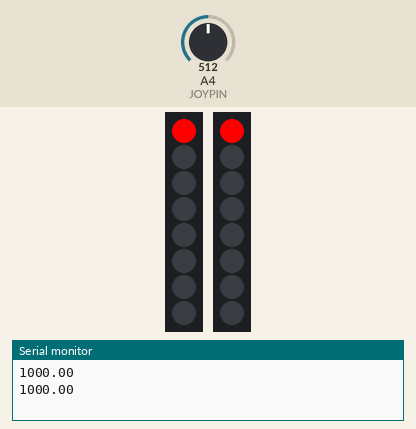
This sketch was run on a simulated Arduino Uno, built with avr-gcc and run on an emulated ATmega328P. Shown: 2 × 1×8 RGB LED matrix (first LED top left, wired row by row), the last lines printed to the serial monitor. Inputs (shaded band) come from the test bench; at power-on: A4 (JOYPIN) = 512. Random numbers use the default seed unless the sketch sets one.

Above: at 1.8 s.
1.9 s: A4 (JOYPIN) set to 134
6.0 s: A4 (JOYPIN) set to 118
At 6.9 s:
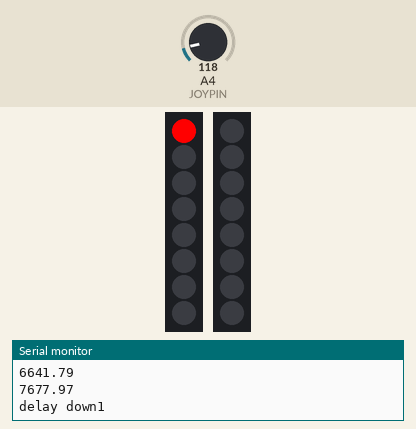
8.6 s: A4 (JOYPIN) set to 0
At 10.03 s:
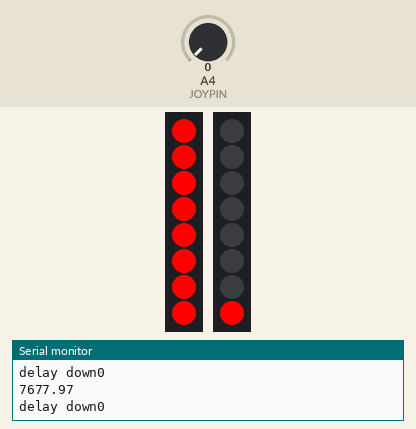
12.2 s: A4 (JOYPIN) set to 306
At 15.0 s:
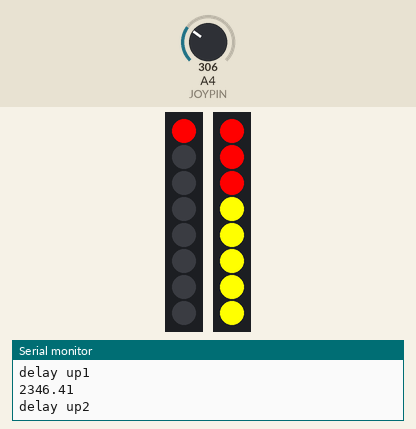
16.3 s: A4 (JOYPIN) set to 0
At 17.97 s:
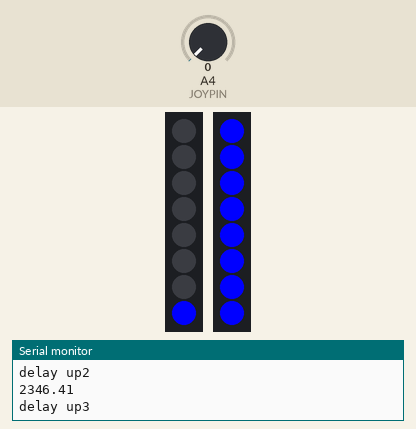
18.5 s: A4 (JOYPIN) set to 716
At 19.3 s:
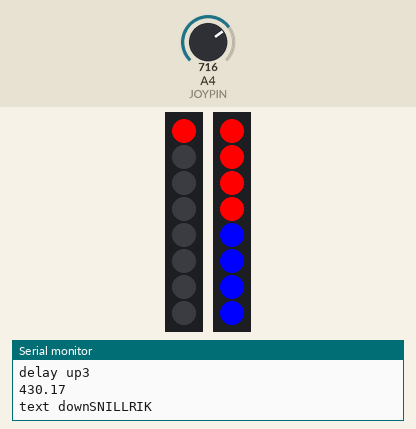
Timing chart, 0 to 37.4 s (numbered marks = the images above; inputs shaded):
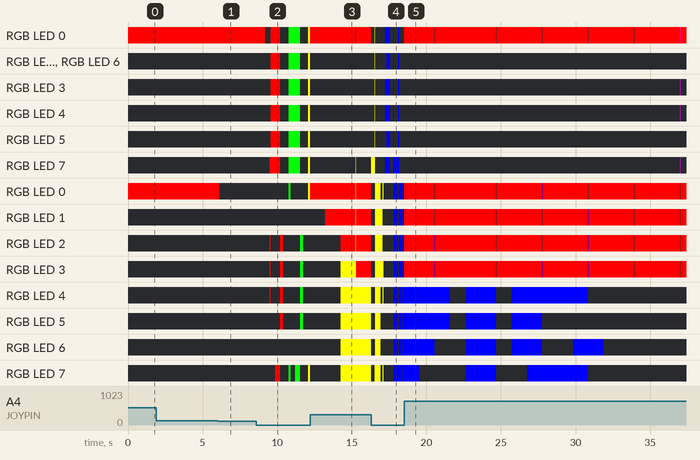

Measured:
- the behaviour switches between 128 and 127 on A4 (JOYPIN) (found by bisection; images 0 and 1)
- what the display in image 1 shows lasts 1.1 s, from 6.1 s to 7.2 s

The sketch:

LED_Wand_joystick2.ino
```cpp
#include <Adafruit_GFX.h>
#include <Adafruit_NeoMatrix.h>
#include <Adafruit_NeoPixel.h>
#include "FreeMono9pt7b.h"

#define PIN 4
#define PIN2 5
#define JOYPIN 4

//Making matrixes, 8 high and 1 wide.
Adafruit_NeoMatrix matrix = Adafruit_NeoMatrix(1, 8, PIN,
  NEO_MATRIX_BOTTOM    + NEO_MATRIX_RIGHT +
  NEO_MATRIX_ROWS + NEO_MATRIX_ZIGZAG,
  NEO_GRB            + NEO_KHZ800);
Adafruit_NeoMatrix matrix2 = Adafruit_NeoMatrix(1, 8, PIN2,
  NEO_MATRIX_BOTTOM    + NEO_MATRIX_RIGHT +
  NEO_MATRIX_ROWS + NEO_MATRIX_ZIGZAG,
  NEO_GRB            + NEO_KHZ800);

//adding some colors.
const uint16_t colors[] = {
  matrix.Color(255, 0, 0), //red
  matrix.Color(0, 255, 0), //green
  matrix.Color(255, 255, 0), //yellow
  matrix.Color(0, 0, 255), //blue
  matrix.Color(255, 0, 255), //purple
  matrix.Color(0, 255, 255), //cyan
  matrix.Color(255, 255, 255) //white
};

const int textslength = 8;

int textNumber = 0;
int pixelPerChar = 7;
int scrollspeed = 1;
int total_len;
int x = matrix.width();
int pass = 0;
boolean first = true;
int maxDisplacement = 21;

//joystick stuff
int val = 0;
int Vin= 5;
float Vout= 0;
float R1= 1000; //the resistors value
float R2= 0;
float buffer= 0;

//texts
char outputtexter[textslength][64] = {"",
  "SNILLRIK ",
  "HAPPY NEW YEAR ",
  "DRONESPORTZ ",
  "JOHN SWE FPV ",
  "RSFPV",
  "KLUDDE FPV ",
  "RSKR_FPV "
};

void setup() {
  matrix.begin();
  matrix.setTextWrap(false);
  matrix.setFont(&FreeMono9pt7b);
  matrix.setBrightness(255);
  matrix.setTextColor(colors[0]);

  matrix2.begin();
  matrix2.setTextWrap(false);
  matrix2.setFont(&FreeMono9pt7b);
  matrix2.setBrightness(255);
  matrix2.setTextColor(colors[0]);

  //matrix2.setRemapFunction(reverseFlow);
  Serial.begin(9600);
  randomSeed(analogRead(0));
  textNumber = random(1,textslength); //if you have no joystick it pics random text, with many texts you might have to restart many times to get the one you want.

}

void loop() {
  total_len = strlen(outputtexter[textNumber]) * (pixelPerChar + matrix.width()) ;

  val = analogRead(JOYPIN);
  if(val){
    joysticking(val);
  }

  //To show text number with LED:s
  if(first){
    //sets the number of the text showing ie 1 is "MY QUAD ROCKS!"
    matrix.fillRect(0,   0, 1, textNumber, colors[0]);
    matrix.show();
    //sets the main delay for haft fast the text scrolls.
    matrix2.fillRect(0, 0, 1, scrollspeed, colors[0]);
    matrix2.show();
    delay(1000);
    first = false;
  }

  matrix.fillScreen(0);
  matrix2.fillScreen(0);
  matrix.setCursor(x, 0);
  matrix2.setCursor(-1*(total_len+x), 0);

  matrix.print(outputtexter[textNumber]);
  matrix2.print(outputtexter[textNumber]);
  maxDisplacement = strlen(outputtexter[textNumber]) * (pixelPerChar + matrix.width());

  if(--x < -maxDisplacement)
  {
    x = matrix.width();

    if(++pass >= 7)
      pass = 0;

    matrix.setTextColor(colors[pass]);
    matrix2.setTextColor(colors[pass]);

  }

  matrix.show();
  matrix2.show();
  delay(scrollspeed);
}

//Not used, but might come in handy to manipulate text, ie upside down.
uint16_t reverseFlow(uint16_t x, uint16_t y) {
  return y * (matrix.width()-x);
}

void joysticking(int val){
    buffer= val * Vin;
    Vout= (buffer)/1024.0;
    buffer= (Vin/Vout) -1;
    R2= R1 * buffer;
    int numberoflights_display = 0;
    Serial.println(R2);
    if(R2<100000){
        matrix.fillScreen(0);

      if(R2>7000 && R2<10000){
        Serial.print("delay down");
        Serial.println(scrollspeed);
        if(scrollspeed > 0)
          scrollspeed--;

        numberoflights_display = scrollspeed;
      }
      else if(R2>2000 && R2<3000){
         Serial.print("delay up");
        Serial.println(scrollspeed);

        if(scrollspeed < 8)
          scrollspeed++;

        numberoflights_display = scrollspeed;
      }
      else if(R2>4000 && R2<6000){
        if(textNumber < textslength-1)
          textNumber++;

        numberoflights_display = textNumber;
        Serial.print("Text up");
        Serial.println(outputtexter[textNumber]);
      }
      else if(R2>200 && R2<500){

        if(textNumber >1)
          textNumber--;

        numberoflights_display = textNumber;
        Serial.print("text down");
        Serial.println(outputtexter[textNumber]);
      }
      else if(R2>13000 && R2<16000){
        Serial.println("Middle");
        matrix.fillScreen(0);
        matrix2.fillScreen(0);
      }
      first = true;
    }

}
```

FreeMono9pt7b.h
```cpp
const uint8_t FreeMono9pt7bBitmaps[] PROGMEM =
{
0x00, //
	0x00, //
	0x00, //
	0x00, //
	0x00, //
	0x00, //
	0x00, //
	0x00, //
	0x00, //
	0x00, //
	0x00, //
	0x00, //
	0x00, //
	0x00, //
	0xC0, // ##
	0xC0, // ##
	0xC0, // ##
	0x80, // #
	0x00, //
	0x00, //
	0xC0, // ##
	0xC0, // ##
	0xA0, // # #
	0xA0, // # #
	0xA0, // # #
	0xFE, //   #
	0xFE, // ######
	0xFE, // ######
	0xFE, // ######
	0xFE, // ######
	0xFE, // ######
	0xFE, // ######
	0xFE, // ######
	0xFE, // ######
	0xFE, // ######
	0x76, 0x00, //  ### ##
	0xDC, 0x00, // ## ###
	0xDC, 0x00, // ## ###
	0x78, 0x00, //  ####
	0x0F, 0x00, //     ####
	0x1D, 0x80, //    ### ##
	0x1D, 0x80, //    ### ##
	0x27, 0x00, //   #  ###
	0x78, //  ####
	0x6C, //  ## ##
	0x6C, //  ## ##
	0x38, //   ###
	0xFE, // #######
	0xCE, // ##  ###
	0xCE, // ##  ###
	0x77, //  ### ###
	0x80, // #
	0x80, // #
	0x80, // #
	0x20, //   #
	0x40, //  #
	0xC0, // ##
	0xC0, // ##
	0xC0, // ##
	0xC0, // ##
	0xC0, // ##
	0xC0, // ##
	0x40, //  #
	0x20, //   #
	0x80, // #
	0x40, //  #
	0x60, //  ##
	0x60, //  ##
	0x60, //  ##
	0x60, //  ##
	0x60, //  ##
	0x60, //  ##
	0x40, //  #
	0x80, // #
	0xE0, // ###
	0xE0, // ###
	0xE0, // ###
	0xE0, // ###
	0x30, //   ##
	0x30, //   ##
	0xFC, // ######
	0x30, //   ##
	0x30, //   ##
	0xC0, // ##
	0xC0, // ##
	0x40, //  #
	0x80, // #
	0xE0, // ###
	0xE0, // ###
	0xC0, // ##
	0xC0, // ##
	0x30, //   ##
	0x30, //   ##
	0x20, //   #
	0x60, //  ##
	0x60, //  ##
	0x40, //  #
	0xC0, // ##
	0xC0, // ##
	0x78, //  ####
	0xCC, // ##  ##
	0xCC, // ##  ##
	0xCC, // ##  ##
	0xCC, // ##  ##
	0xCC, // ##  ##
	0xCC, // ##  ##
	0x78, //  ####
	0x30, //   ##
	0x70, // ####
	0x30, //   ##
	0x30, //   ##
	0x30, //   ##
	0x30, //   ##
	0x30, //   ##
	0x30, //   ##
	0x78, //  ####
	0xCC, // ##  ##
	0x0C, //     ##
	0x18, //    ##
	0x30, //   ##
	0x60, //  ##
	0xC0, // ##
	0xFC, // #####
	0x78, //  ####
	0xCC, // ##  ##
	0x0C, //     ##
	0x38, //   ###
	0x0C, //     ##
	0x0C, // ##  ##
	0xCC, // ##  ##
	0x78, //  ####
	0x18, //    ##
	0x38, //   ###
	0x78, //  ####
	0x58, //  # ##
	0xD8, // ## ##
	0xFC, // ######
	0x18, //    ##
	0x18, //    ##
	0xFC, // ######
	0xC0, // ##
	0xF8, // #####
	0xCC, // ##  ##
	0x0C, //     ##
	0x0C, //     ##
	0xCC, // ##  ##
	0x78, //  ####
	0x78, //  ####
	0xCC, // ##  ##
	0xC0, // ##
	0xF8, // #####
	0xCC, // ##  ##
	0xCC, // ##  ##
	0xCC, // ##  ##
	0x78, //  ####
	0xFC, // ######
	0x0C, //     ##
	0x18, //    ##
	0x30, //   ##
	0x30, //   ##
	0x60, //  ##
	0x60, //  ##
	0x60, //  ##
	0x78, //  ####
	0xCC, // ##  ##
	0xCC, // ##  ##
	0x78, //  ####
	0xCC, // ##  ##
	0xCC, // ##  ##
	0xCC, // ##  ##
	0x78, //  ####
	0x78, //  ####
	0xCC, // ##  ##
	0xCC, // ##  ##
	0xCC, // ##  ##
	0x7C, //  #####
	0x0C, //     ##
	0xCC, // ##  ##
	0x78, //  ####
	0xC0, // ##
	0xC0, // ##
	0x00, //
	0x00, //
	0xC0, // ##
	0xC0, // ##
	0xC0, // ##
	0xC0, // ##
	0x00, //
	0x00, //
	0xC0, // ##
	0xC0, // ##
	0x40, //  #
	0x80, // #
	0x04, //      #
	0x18, //    ##
	0x60, //  ##
	0xC0, // ##
	0x30, //   ##
	0x0C, //     ##
	0xFC, // ######
	0x00, //
	0xFC, // ######
	0x80, // #
	0x60, //  ##
	0x18, //    ##
	0x0C, //     ##
	0x38, //   ###
	0xC0, // ##
	0x78, //  ####
	0xCC, // ##  ##
	0xCC, // ##  ##
	0x18, //    ##
	0x30, //   ##
	0x00, //
	0x30, //   ##
	0x30, //   ##
	0x3E, 0x00, //   #####
	0x63, 0x00, //  ##   ##
	0xD5, 0x80, // ## # # ##
	0xDD, 0x80, // ## ### ##
	0xD9, 0x80, // ## ##  ##
	0xDE, 0x00, // ## ####
	0x61, 0x80, //  ##    ##
	0x1E, 0x00, //    ####

 0x38, 0x38, 0x6C, 0x6C, 0x6C, 0xFE, 0xC6, 0xC6,

      //0x18, //    ##
	//0x3C, //   ####
	//0x3C, //   ####
	//0x3C, //   ####
	//0x66, //  ##  ##
	//0x7E, //  ######
	//0x66, //  ##  ##
	//0xC3, // ##    ##
	0xFC, // ######
	0xC6, // ##   ##
	0xC6, // ##   ##
	0xFC, // ######
	0xC6, // ##   ##
	0xC6, // ##   ##
	0xC6, // ##   ##
	0xFC, // ######
	0x3C, //   ####
	0x66, //  ##  ##
	0xC2, // ##   ##
	0xC0, // ##
	0xC0, // ##
	0xC2, // ##   ##
	0x66, //  ##  ##
	0x3C, //   ####
	0xF8, // ######
	0xCC, // ##  ##
	0xC6, // ##   ##
	0xC6, // ##   ##
	0xC6, // ##   ##
	0xC6, // ##   ##
	0xCC, // ##  ##
	0xF8, // #####
	0xFC, // ######
	0xC0, // ##
	0xC0, // ##
	0xFC, // ######
	0xC0, // ##
	0xC0, // ##
	0xC0, // ##
	0xFC, // ######
	0xFC, // ######
	0xC0, // ##
	0xC0, // ##
	0xC0, // ##
	0xFC, // ######
	0xC0, // ##
	0xC0, // ##
	0xC0, // ##
	0x3C, //   ####
	0x66, //  ##  ##
	0xC3, // ##    ##
	0xC0, // ##
	0xCF, // ##  ####
	0xC3, // ##    ##
	0x67, //  ##  ###
	0x3D, //   #### #
	0xC6, // ##   ##
	0xC6, // ##   ##
	0xC6, // ##   ##
	0xFE, // #######
	0xC6, // ##   ##
	0xC6, // ##   ##
	0xC6, // ##   ##
	0xC6, // ##   ##
	0xC0, // ##
	0xC0, // ##
	0xC0, // ##
	0xC0, // ##
	0xC0, // ##
	0xC0, // ##
	0xC0, // ##
	0xC0, // ##
	0x0C, //     ##
	0x0C, //     ##
	0x0C, //     ##
	0x0C, //     ##
	0x0C, //     ##
	0xCC, // ##  ##
	0xCC, // ##  ##
	0x78, //  ####
	0xCE, // ##  ###
	0xDC, // ## ###
	0xF8, // #####
	0xF0, // ####
	0xF0, // ####
	0xD8, // ## ##
	0xCC, // ##  ##
	0xCE, // ##  ###
	0xC0, // ##
	0xC0, // ##
	0xC0, // ##
	0xC0, // ##
	0xC0, // ##
	0xC0, // ##
	0xC0, // ##
	0xFC, // ######
	0xC3, // ##    ##
	0xC3, // ###  ###
	0xE7, // ###  ###
	0xE7, // ###  ###
	0xFF, // ########
	0xFF, // ########
	0xDB, // ## ## ##
	0xDB, // ## ## ##
	0xC6, // ##   ##
	0xE6, // ###  ##
	0xF6, // #### ##
	0xF6, // #### ##
	0xDE, // ## ####
	0xDE, // ## ####
	0xCE, // ##  ###
	0xC6, // ##   ##
	0x3C, //   ####
	0x66, //  ##  ##
	0xC3, // ##    ##
	0xC3, // ##    ##
	0xC3, // ##    ##
	0xC3, // ##    ##
	0x66, //  ##  ##
	0x3C, //   ####
	0xF8, // #####
	0xCC, // ##  ##
	0xCC, // ##  ##
	0xCC, // ##  ##
	0xF8, // #####
	0xC0, // ##
	0xC0, // ##
	0xC0, // ##
	0x3C, //   ####
	0x66, //  ##  ##
	0xC3, // ##    ##
	0xC3, // ##    ##
	0xC3, // ##    ##
	0xCF, // ##  ####
	0x66, //  ##  ##
	0x3E, //   #####
	0x03, //       ##
	0xFC, // ######
	0xC6, // ##   ##
	0xC6, // ##   ##
	0xC6, // ##   ##
	0xFC, // ######
	0xCC, // ##  ##
	0xC4, // ##   #
	0xC6, // ##   ##
	0x78, //  ####
	0xCC, // ##  ##
	0xC0, // ##
	0xF8, // #####
	0x7C, //  #####
	0x0C, //     ##
	0xCC, // ##  ##
	0x78, //  ####
	0xFC, // ######
	0x30, //   ##
	0x30, //   ##
	0x30, //   ##
	0x30, //   ##
	0x30, //   ##
	0x30, //   ##
	0x30, //   ##
	0xC6, // ##   ##
	0xC6, // ##   ##
	0xC6, // ##   ##
	0xC6, // ##   ##
	0xC6, // ##   ##
	0xC6, // ##   ##
	0xC6, // ##   ##
	0x7C, //  #####
	0xC3, // ##    ##
	0x66, //  ##  ##
	0x66, //  ##  ##
	0x66, //  ##  ##
	0x3C, //   ####
	0x3C, //   ####
	0x3C, //   ####
	0x18, //    ##
	0xC0, 0xC0, // ##      ##
	0xCC, 0xC0, // ##  ##  ##
	0xCC, 0xC0, // ##  ##  ##
	0x7F, 0x80, //  ########
	0x7F, 0x80, //  ########
	0x7F, 0x80, //  ########
	0x33, 0x00, //   ##  ##
	0x33, 0x00, //   ##  ##
	0xEE, // ### ###
	0x6C, //  ## ##
	0x3C, //   ####
	0x38, //   ###
	0x38, //   ###
	0x7C, //  #####
	0x6C, //  ## ##
	0xE6, // ###  ##
	0xE7, // ###  ###
	0x66, //  ##  ##
	0x3E, //   #####
	0x3C, //   ####
	0x18, //    ##
	0x18, //    ##
	0x18, //    ##
	0x18, //    ##
	0xFC, // ######
	0x1C, //    ###
	0x18, //    ##
	0x38, //   ###
	0x70, //  ###
	0x60, //  ##
	0xE0, // ###
	0xFC, // ######
	0x30, //   ##
	0x78, //  ####
	0x48, //  #  #
	0xCC, // ##  ##
	0xFC, // ######
	0x78, //  ####
	0xCC, // ##  ##
	0x7C, //  #####
	0xCC, // ##  ##
	0xCC, // ##  ##
	0xFC, // ######
	0xC0, // ##
	0xC0, // ##
	0xF8, // #####
	0xCC, // ##  ##
	0xCC, // ##  ##
	0xCC, // ##  ##
	0xCC, // ##  ##
	0xF8, // #####
	0x78, //  ####
	0xCC, // ##  ##
	0xC0, // ##
	0xC0, // ##
	0xCC, // ##  ##
	0x78, //  ####
	0x0C, //     ##
	0x0C, //     ##
	0x7C, //  #####
	0xCC, // ##  ##
	0xCC, // ##  ##
	0xCC, // ##  ##
	0xCC, // ##  ##
	0x7C, //  #####
	0x78, //  ####
	0xEC, // ### ##
	0xFC, // ######
	0xC0, // ##
	0xCC, // ##  ##
	0x78, //  ####
	0x70, //  ###
	0x60, //  ##
	0xF0, // ####
	0x60, //  ##
	0x60, //  ##
	0x60, //  ##
	0x60, //  ##
	0x60, //  ##
	0x7C, //  #####
	0xCC, // ##  ##
	0xCC, // ##  ##
	0xCC, // ##  ##
	0xCC, // ##  ##
	0x7C, //  #####
	0xCC, // ##  ##
	0x78, //  ####
	0xC0, // ##
	0xC0, // ##
	0xF8, // #####
	0xCC, // ##  ##
	0xCC, // ##  ##
	0xCC, // ##  ##
	0xCC, // ##  ##
	0xCC, // ##  ##
	0xC0, // ##
	0x00, //
	0xC0, // ##
	0xC0, // ##
	0xC0, // ##
	0xC0, // ##
	0xC0, // ##
	0xC0, // ##
	0x60, //  ##
	0x00, //
	0x60, //  ##
	0x60, //  ##
	0x60, //  ##
	0x60, //  ##
	0x60, //  ##
	0x60, //  ##
	0x60, //  ##
	0xE0, // ###
	0xC0, // ##
	0xC0, // ##
	0xDC, // ## ###
	0xD8, // ## ##
	0xF0, // ####
	0xF8, // #####
	0xD8, // ## ##
	0xCC, // ##  ##
	0xC0, // ##
	0xC0, // ##
	0xC0, // ##
	0xC0, // ##
	0xC0, // ##
	0xC0, // ##
	0xC0, // ##
	0xC0, // ##
	0xF6, // #### ##
	0xDB, // ## ## ##
	0xDB, // ## ## ##
	0xDB, // ## ## ##
	0xDB, // ## ## ##
	0xDB, // ## ## ##
	0xF8, // #####
	0xCC, // ##  ##
	0xCC, // ##  ##
	0xCC, // ##  ##
	0xCC, // ##  ##
	0xCC, // ##  ##
	0x78, //  ####
	0xCC, // ##  ##
	0xCC, // ##  ##
	0xCC, // ##  ##
	0xCC, // ##  ##
	0x78, //  ####
	0xF8, // #####
	0xCC, // ##  ##
	0xCC, // ##  ##
	0xCC, // ##  ##
	0xCC, // ##  ##
	0xF8, // #####
	0xC0, // ##
	0xC0, // ##
	0x7C, //  #####
	0xCC, // ##  ##
	0xCC, // ##  ##
	0xCC, // ##  ##
	0xCC, // ##  ##
	0x7C, //  #####
	0x0C, //     ##
	0x0C, //     ##
	0xF0, // ####
	0xC0, // ##
	0xC0, // ##
	0xC0, // ##
	0xC0, // ##
	0xC0, // ##
	0x78, //  ####
	0xCC, // ##  ##
	0xF0, // ####
	0x3C, //   ####
	0xCC, // ##  ##
	0x78, //  ####
	0x60, //  ##
	0x60, //  ##
	0xF0, // ####
	0x60, //  ##
	0x60, //  ##
	0x60, //  ##
	0x60, //  ##
	0x70, //  ###
	0xCC, // ##  ##
	0xCC, // ##  ##
	0xCC, // ##  ##
	0xCC, // ##  ##
	0xCC, // ##  ##
	0x7C, //  #####
	0xCC, // ##  ##
	0xCC, // ##  ##
	0x48, //  #  #
	0x48, //  #  #
	0x78, //  ####
	0x30, //   ##
	0xC1, 0x80, // ##     ##
	0x6B, 0x00, //  ## # ##
	0x6B, 0x00, //  ## # ##
	0x7F, 0x00, //  #######
	0x36, 0x00, //   ## ##
	0x36, 0x00, //   ## ##
	0xCC, // ##  ##
	0x78, //  ####
	0x30, //   ##
	0x30, //   ##
	0x78, //  ####
	0xCC, // ##  ##
	0xCC, // ##  ##
	0xCC, // ##  ##
	0x48, //  #  #
	0x78, //  ####
	0x70, //  ###
	0x60, //  ##
	0x60, //  ##
	0xC0, // ##
	0xF8, // #####
	0x38, //   ###
	0x30, //   ##
	0x60, //  ##
	0xE0, // ###
	0xF8, // #####
	0xC8, // ##  #
	0xB8, // # ###
	0x70, //  ###
	0xD8, // ## ##
	0xD8, // ## ##
	0xF0, // ####
	0x60, //  ##
	0x60, //  ##
	0xC0, // ##
	0x78
};

//byte, X , Y, (X + 1pixel space) , xshift right, yshift down
const GFXglyph FreeMono9pt7bGlyphs[] PROGMEM = {

{0	,8	,8	,2	,0	,0	},	//
{14	,8	,8	,8	,2	,0	},	// !
{22	,8	,3	,8	,1	,0	},	// "
{0	,0	,0	,8	,0	,0	},	// #
{25	,8	,8	,8	,1	,0	},	// $
{35	,16	,8	,8	,1	,0	},	// %
{51	,8	,8	,8	,1	,0	},	// &
{59	,8	,3	,8	,1	,0	},	// '
{62	,8	,10	,8	,1	,0	},	// (
{72	,8	,10	,8	,1	,0	},	// )
{82	,8	,4	,8	,1	,0	},	// *
{86	,8	,5	,8	,3	,0	},	// +
{91	,8	,4	,8	,2	,0	},	//
{95	,8	,2	,8	,1	,3	},	// -
{97	,8	,2	,8	,1	,6	},	// .
{99	,8	,8	,8	,0	,0	},	// /
{107	,8	,8	,7	,1	,0	},	// 0
{115	,8	,8	,5	,1	,0	},	// 1
{123	,8	,8	,7	,1	,0	},	// 2
{131	,8	,8	,7	,1	,0	},	// 3
{139	,8	,8	,7	,1	,0	},	// 4
{147	,8	,8	,7	,1	,0	},	// 5
{155	,8	,8	,7	,1	,0	},	// 6
{163	,8	,8	,7	,1	,0	},	// 7
{171	,8	,8	,7	,1	,0	},	// 8
{179	,8	,8	,7	,1	,0	},	// 9
{187	,8	,6	,8	,1	,0	},	// :
{193	,8	,8	,8	,1	,0	},	// ;
{201	,8	,6	,8	,1	,0	},	// <
{207	,8	,3	,8	,1	,0	},	// =
{210	,8	,6	,8	,1	,0	},	// >
{216	,8	,8	,8	,1	,0	},	// ?
{224	,16	,8	,8	,1	,0	},	// @
{240	,8	,8	,8	,1	,0	},	// A
{248	,8	,8	,8	,1	,0	},	// B
{256	,8	,8	,8	,1	,0	},	// C
{264	,8	,8	,8	,1	,0	},	// D
{272	,8	,8	,7	,1	,0	},	// E
{280	,8	,8	,7	,1	,0	},	// F
{288	,8	,8	,9	,1	,0	},	// G
{296	,8	,8	,8	,1	,0	},	// H
{304	,8	,8	,4	,1	,0	},	// I
{312	,8	,8	,7	,1	,0	},	// J
{320	,8	,8	,8	,1	,0	},	// K
{328	,8	,8	,7	,1	,0	},	// L
{336	,8	,8	,9	,1	,0	},	// M
{344	,8	,8	,8	,1	,0	},	// N
{352	,8	,8	,9	,1	,0	},	// O
{360	,8	,8	,7	,1	,0	},	// P
{368	,8	,9	,9	,1	,0	},	// Q
{377	,8	,8	,8	,1	,0	},	// R
{385	,8	,8	,7	,1	,0	},	// S
{393	,8	,8	,7	,1	,0	},	// T
{401	,8	,8	,8	,1	,0	},	// U
{409	,8	,8	,9	,1	,0	},	// V
{417	,16	,8	,11	,1	,0	},	// W
{433	,8	,8	,8	,1	,0	},	// X
{441	,8	,8	,9	,1	,0	},	// Y
{449	,8	,8	,7	,1	,0	},	// Z
{0	,0	,0	,8	,0	,0	},	// [
{0	,0	,0	,8	,0	,0	},	//
{0	,0	,0	,8	,0	,0	},	// ]
{457	,8	,4	,8	,1	,0	},	// ^
{461	,8	,1	,8	,0	,0	},	// _
{0	,0	,0	,4	,0	,0	},	// `
{462	,8	,6	,7	,1	,2	},	// a
{468	,8	,8	,7	,1	,0	},	// b
{476	,8	,6	,7	,1	,2	},	// c
{482	,8	,8	,7	,1	,0	},	// d
{490	,8	,6	,7	,1	,2	},	// e
{496	,8	,8	,5	,1	,0	},	// f
{504	,8	,8	,7	,1	,2	},	// g
{512	,8	,8	,7	,1	,0	},	// h
{520	,8	,8	,3	,1	,2	},	// i
{528	,8	,10	,4	,0	,2	},	// j
{538	,8	,8	,7	,1	,0	},	// k
{546	,8	,8	,3	,1	,0	},	// l
{554	,8	,6	,9	,1	,2	},	// m
{560	,8	,6	,7	,1	,2	},	// n
{566	,8	,6	,7	,1	,2	},	// o
{572	,8	,8	,7	,1	,2	},	// p
{580	,8	,8	,7	,1	,2	},	// q
{588	,8	,6	,5	,1	,2	},	// r
{594	,8	,6	,7	,1	,2	},	// s
{600	,8	,8	,5	,1	,0	},	// t
{608	,8	,6	,7	,1	,2	},	// u
{614	,8	,6	,7	,1	,2	},	// v
{620	,16	,6	,10	,1	,2	},	// w
{632	,8	,6	,7	,1	,2	},	// x
{638	,8	,8	,7	,1	,2	},	// y
{646	,8	,6	,6	,1	,2	},	// z
{0	,0	,0	,8	,1	,2	},	// {
{0	,0	,0	,8	,2	,2	},	// |
{0	,0	,0	,8	,1	,2	},	//
{652	,8	,2	,8	,1	,2	} };	// ~


const GFXfont FreeMono9pt7b PROGMEM = {
  (uint8_t  *)FreeMono9pt7bBitmaps,
  (GFXglyph *)FreeMono9pt7bGlyphs,
  0x20, 0x7E, 11 };

// Approx. 1516 bytes
```
